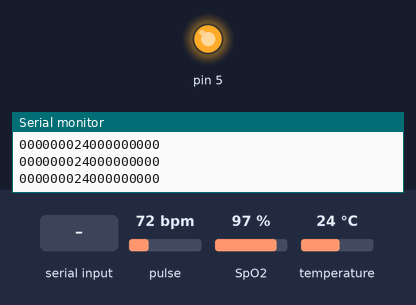
The sketch below on a simulated Arduino Uno, built with avr-gcc and run on an emulated ATmega328P. Shown: output pins drawn as LEDs (lit = HIGH), the last lines printed to the serial monitor. The inputs (shaded band) are chosen by the test bench; at power-on: pulse 72 bpm, SpO2 97 %, temperature 24 °C.

Above: at 2.2 s.
2.3 s: "1\n" received over Serial
At 2.7 s:
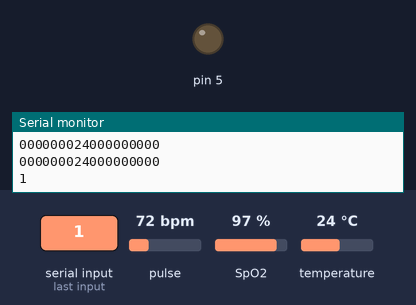
4.3 s: "90,45\n" received over Serial
Timing chart, 0 to 7.3 s (numbered marks = the images above; inputs shaded):
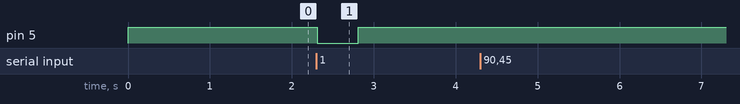

Measured:
- after the input at 2.3 s, pin 5: HIGH → LOW at once, → HIGH 0.50 s later

The sketch:

wheelchair_health.ino
```cpp
#include <SoftwareSerial.h>
SoftwareSerial mySerial =  SoftwareSerial(10, 11);
//SoftwareSerial mySerial2 =  SoftwareSerial(8, 9);

#include <OneWire.h>
#include <Wire.h>
#include "MAX30100_PulseOximeter.h"

#define REPORTING_PERIOD_MS     100
PulseOximeter pox;

uint32_t tsLastReport = 0;
int incomingByte = 0; // for incoming serial data
int x[10]={};
int j=0;int tmp=0;
String input;
int input2;
int currentTemp;
char state[20];
int heartrate,spo2,up,down,pulse;

float dallas(int x,byte start){
    OneWire ds(x);
    byte i;
    byte data[2];
    int16_t result;
    float temperature;
    do{
        ds.reset();
        ds.write(0xCC);
        ds.write(0xBE);
        for (int i = 0; i < 2; i++) data[i] = ds.read();
        result=(data[1]<<8) |data[0];
        // Here you could print out the received bytes as binary, as requested in my comment:
        // Serial.println(result, BIN);
        int16_t whole_degree = (result & 0x07FF) >> 4; // cut out sign bits and shift
        temperature = whole_degree + 0.5*((data[0]&0x8)>>3) + 0.25*((data[0]&0x4)>>2) + 0.125*((data[0]&0x2)>>1) + 0.625*(data[0]&0x1);
        if (data[1]&128) temperature*=-1;
        ds.reset();
        ds.write(0xCC);
        ds.write(0x44, 1);
        if (start) delay(1000);
    } while (start--);
    return temperature;
}

void start()
{
  digitalWrite(5,LOW);
  delay(500);
  digitalWrite(5,HIGH);
  }

  void startpox()
{
    Serial.print("Initializing pulse oximeter..");

    // Initialize the PulseOximeter instance
    // Failures are generally due to an improper I2C wiring, missing power supply
    // or wrong target chip
    if (!pox.begin()) {
        Serial.println("FAILED");
        for(;;);
    } else {
        Serial.println("SUCCESS");
    }
  }


void setup()
{
 Serial.begin(38400); // opens serial port, sets data rate to 9600 bps
  mySerial.begin(9600);

  pinMode(5,OUTPUT);
    digitalWrite(5,HIGH);
dallas(A0,1);
    Serial.print("Initializing pulse oximeter..");

    // Initialize the PulseOximeter instance
    // Failures are generally due to an improper I2C wiring, missing power supply
    // or wrong target chip
    if (!pox.begin()) {
        Serial.println("FAILED");
        for(;;);
    } else {
        Serial.println("SUCCESS");
    }

    // The default current for the IR LED is 50mA and it could be changed
    //   by uncommenting the following line. Check MAX30100_Registers.h for all the
    //   available options.
    // pox.setIRLedCurrent(MAX30100_LED_CURR_7_6MA);

    // Register a callback for the beat detection
//    pox.setOnBeatDetectedCallback(onBeatDetected);
}

void loop()
{
    // Make sure to call update as fast as possible
    pox.update();

    // Asynchronously dump heart rate and oxidation levels to the serial
    // For both, a value of 0 means "invalid"
    if (millis() - tsLastReport > REPORTING_PERIOD_MS) {
        //Serial.print("Heart rate:");
        //Serial.print(pox.getHeartRate());
       // heartrate=pox.getHeartRate();
        //Serial.print("bpm / SpO2:");
        //Serial.print(pox.getSpO2());
        //Serial.print("% ");
      //  spo2=pox.getSpO2();
       //currentTemp = dallas(A0,0);
       //Serial.print("Temp: ");
       //Serial.println(currentTemp);


        tsLastReport = millis();
    }
       if(Serial.available()){
        input = Serial.readStringUntil('\n');
        Serial.print(input);
        input2=input.toInt();

         if(input2==1)
         {
         start();

         }
         else if(input2==2)
         {
          startpox();

          }
   }

  if (mySerial.available() > 0) {
    // read the incoming byte:
    incomingByte = mySerial.read();
    tmp=incomingByte;
    if(tmp==255 || j>9)
    j=0;
    x[j]=tmp;
    j++;
//    // say what you got:
     //Serial.print("I received: ");
    if(x[9]!=49 || x[9]!=50)
   {
    up=x[6];
    down=x[8];
    pulse=x[9];
//    Serial.print(x[6]);
//    Serial.print(",");
//    Serial.print(x[8]);
//    Serial.print(",");
  //  Serial.println(x[9]);
  }
  }
  heartrate=pox.getHeartRate();

        spo2=pox.getSpO2();
       currentTemp = dallas(A0,0);
  sprintf_P(state, (PGM_P)F("%03d%03d%03d%03d%03d%03d"), heartrate,spo2,currentTemp,up,down,pulse);

  Serial.println(state);

 delay(50);
  }
```
